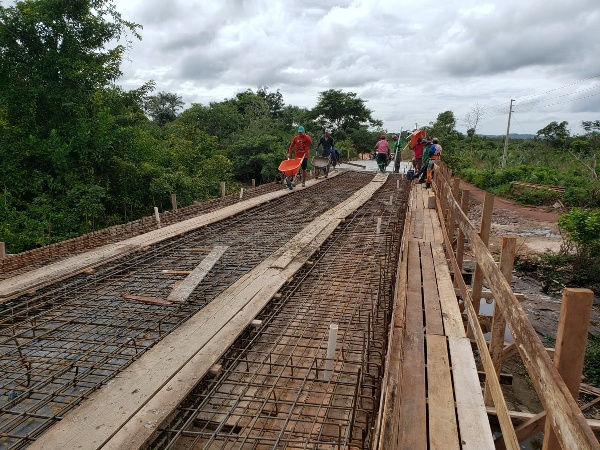
#> input picture src/ponte.jpg, 600 x 450 px
$ python Atividade27.py
#> lines starting #> are read from the running program, lines starting #| are printed output that depends on the picture; after the words box and inside, x2 and y2 are one past the last pixel; in counts of white or black regions, pixels touching at a corner belong together
import cv2
import numpy as np

img = cv2.imread('ponte.jpg')
#> img is the input picture: shape (450, 600, 3); mean B, G, R 100.2, 111.5, 117
img = cv2.cvtColor(img, cv2.COLOR_BGR2GRAY) # converte
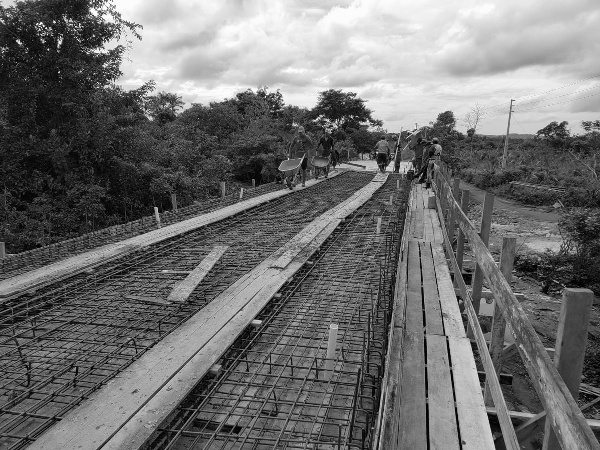
#> img: shape (450, 600); min 0, max 254, mean 111.8
suave = cv2.GaussianBlur(img, (7, 7), 0) # aplica blur
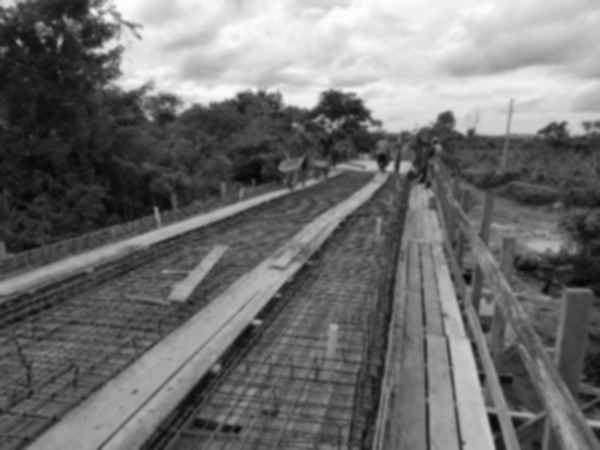
#> suave: shape (450, 600); min 6, max 252, mean 111.8
bin1 = cv2.adaptiveThreshold(suave, 255,
cv2.ADAPTIVE_THRESH_MEAN_C, cv2.THRESH_BINARY_INV, 21, 5)
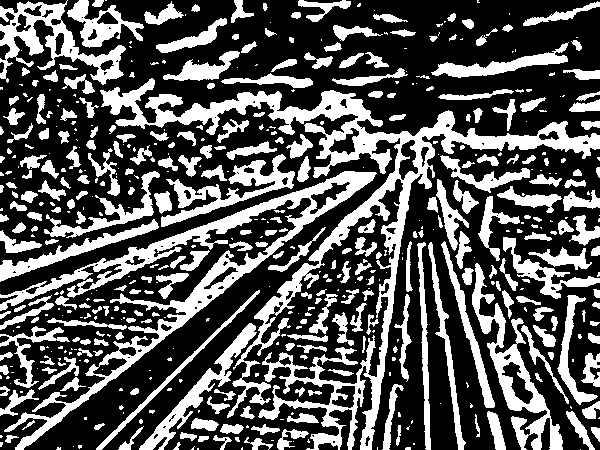
#> bin1: shape (450, 600); 34.3% white; 530 white regions (247 under 20 px), largest, box (x1, y1, x2, y2) and area: (100, 78, 600, 450) 20248, (0, 171, 377, 450) 10487, (472, 263, 563, 450) 3645
bin2 = cv2.adaptiveThreshold(suave, 255,
cv2.ADAPTIVE_THRESH_GAUSSIAN_C, cv2.THRESH_BINARY_INV,
 21, 5)
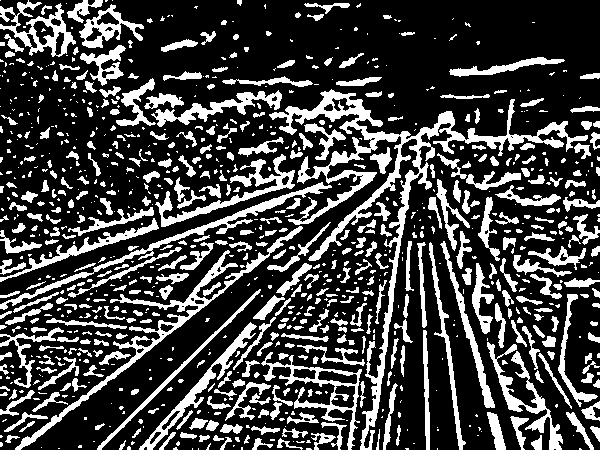
#> bin2: shape (450, 600); 26% white; 944 white regions (515 under 20 px), largest, box (x1, y1, x2, y2) and area: (269, 89, 588, 450) 9281, (15, 226, 303, 450) 3130, (0, 182, 332, 310) 2033
resultado = np.vstack([
np.hstack([img, suave]),
np.hstack([bin1, bin2])
])
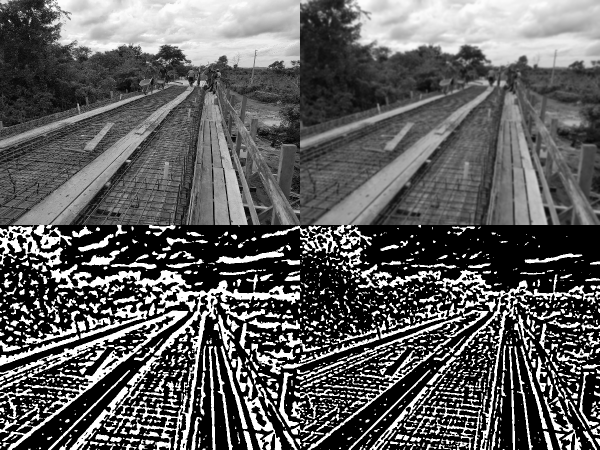
#> resultado: shape (900, 1200) (shown at 1/2 size); min 0, max 255, mean 94.3
cv2.imshow("Binarização adaptativa da imagem", resultado)
cv2.waitKey(0)

$ run again, with src/Cris.jpg copied over src/ponte.jpg
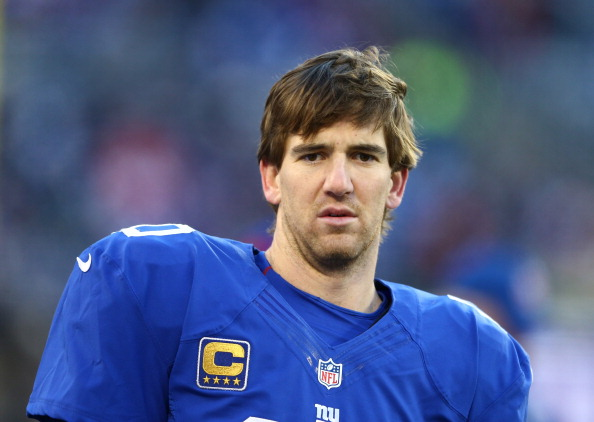
#> input picture src/Cris.jpg, 594 x 422 px
#> img is the input picture: shape (422, 594, 3); mean B, G, R 131.2, 89.4, 76.5
#> img: shape (422, 594)
#> `bin1 = cv2.adaptiveThreshold(suave, 255, cv2.ADAPTIVE_THRESH_MEAN_C, c..`:
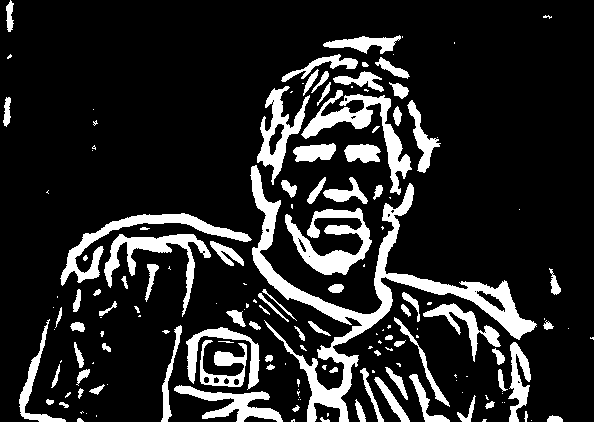
#> bin1: shape (422, 594); 15.4% white; 161 white regions (75 under 20 px), largest, box (x1, y1, x2, y2) and area: (250, 165, 537, 422) 9015, (301, 90, 412, 195) 2517, (285, 208, 372, 275) 2454
#> bin2: shape (422, 594); 9.8% white; 210 white regions (115 under 20 px), largest, box (x1, y1, x2, y2) and area: (252, 231, 528, 345) 3207, (254, 89, 290, 250) 1764, (64, 217, 252, 282) 1389
#> `resultado = np.vstack([ np.hstack([img, suave]), np.hstack([bin1, bin2..`:
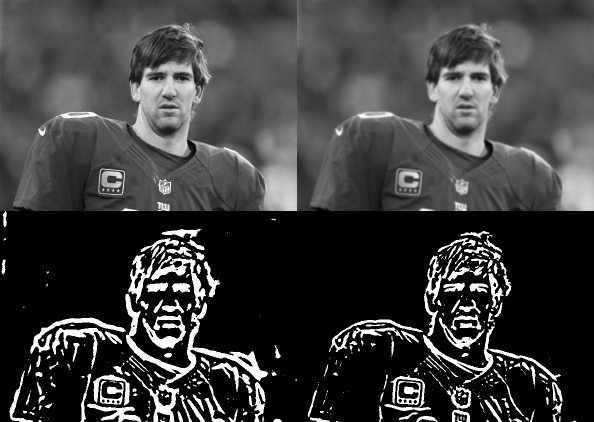
#> resultado: shape (844, 1188) (shown at 1/2 size); min 0, max 255, mean 61.2
